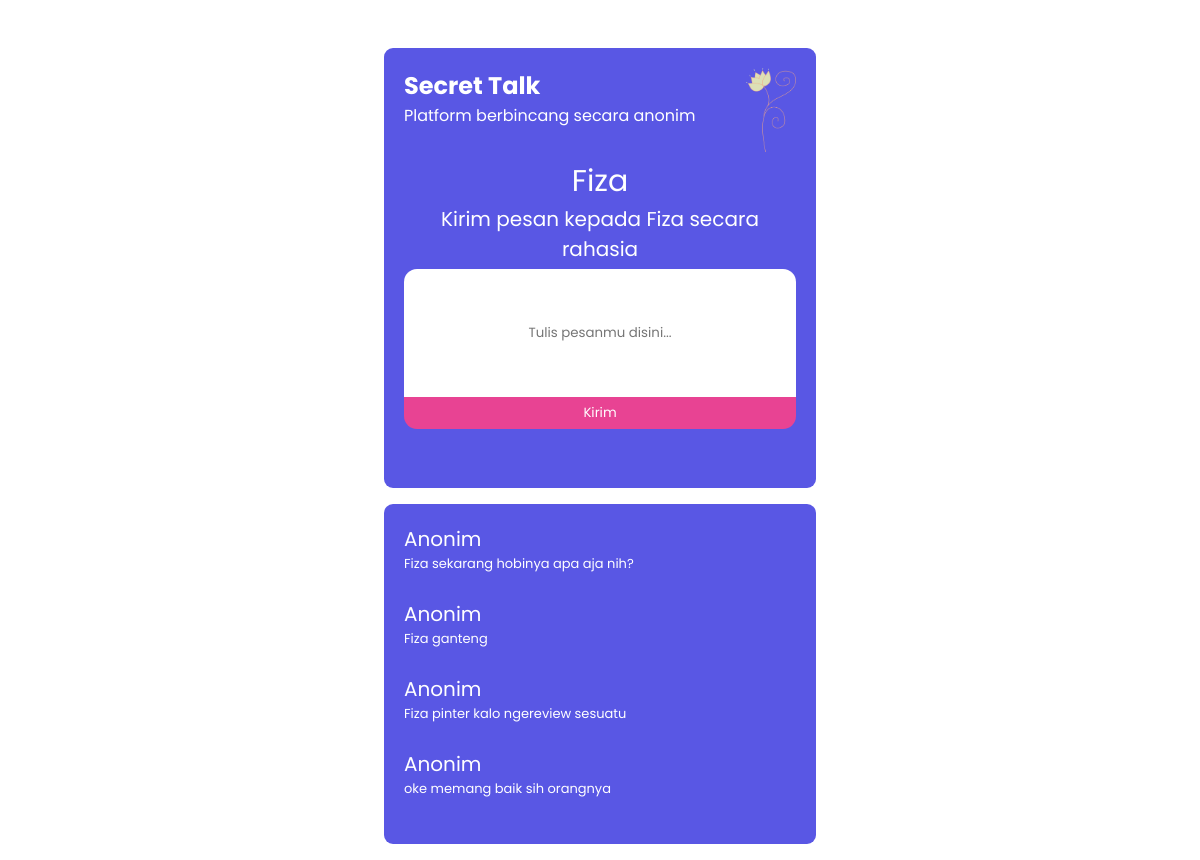
/profil.php?id=Fiza, run on the app's committed database.
### tables this page shows
CREATE TABLE `data` (
  `id` int(100) NOT NULL,
  `nama` varchar(100) NOT NULL,
  `pesan` varchar(1000) NOT NULL
);

CREATE TABLE `comment_table` (
  `id` int(100) NOT NULL,
  `nama` varchar(100) NOT NULL,
  `komentar` varchar(1000) NOT NULL
);

### profil.php (the view, shortened to what this page needs)
<?php
require "koneksi.php";
$id = $_GET['id'];
if (isset($_GET['id'])) {
$query = "SELECT * FROM data WHERE nama = '$id'";
$result = mysqli_query($koneksi, $query);
while ($row = mysqli_fetch_assoc($result)) {
	$nama = $row['nama'];
}
}
?>
<!DOCTYPE html>
<html lang="en">
<head>
    <link rel="stylesheet" href="styles2.css">
</head>
<body>
    <div class="container">
        <div class="atas">
        <div class="header">
        <h2>Secret Talk</h2>
            <span>Platform berbincang secara anonim</span>
            </div>
            <div class="gambar">
            <img src="flower.png" alt="">
        </div>
        </div>
        <center><span class="nama"><?php echo "$nama"; ?></span></center>
       	<center><span class="teks">Kirim pesan kepada <?php echo "$nama"; ?> secara rahasia</span></center>
       	<form action="pesan.php" method="POST">
       		<input type="text" name="pesan" placeholder="Tulis pesanmu disini...">
       		<button type="submit">Kirim</button>
       	</form>
        </div>
    <div class="container-dua">
        <?php
        $query = mysqli_query($koneksi, "SELECT * FROM comment_table WHERE nama = '$id' ORDER BY id DESC");
        while ($hasil = mysqli_fetch_assoc($query)) {
    	echo "<div class='anonim'>Anonim</div>";
    	echo "<div class='pesan'>".$hasil['komentar']."</div>";
    	echo "<br>";
        }
        ?>
    </div>
</body>
</html>

### styles2.css (style rules this page uses)
* { margin: 0; padding: 0; box-sizing: border-box; }
body { font-family: "Poppins", sans-serif; }
.container { margin: auto; margin-top: 3rem; background-color: #5957e4; width: 27rem; color: white; padding: 20px; border-radius: 9px; }
.atas { display: flex; justify-content: space-between; }
.atas .gambar img { width: 50px; }
.container .nama { font-size: 30px; }
.container .teks { font-size: 20px ; }
.container form input { font-family: "Poppins", sans-serif; margin-top: 5px; width: 100%; height: 8rem; text-align: center; outline-color: cyan; border: none; border-top-left-radius: 13px; border-top-right-radius: 13px; }
.container button { font-family: "Poppins", sans-serif; width: 100%; border: none; background-color: #e84393; color: white; height: 2rem; border-bottom-left-radius: 13px; border-bottom-right-radius: 13px; cursor: pointer; }
.container-dua { margin: auto; margin-top: 1rem; margin-bottom: 1rem; background-color: #5957e4; width: 27rem; color: white; padding: 20px; border-radius: 9px; }
.container-dua .anonim { font-size: 20px; }
.container-dua .pesan { font-size: 13px; }

### data on the page
data: nama "Fiza"
comment_table: komentar "Fiza sekarang hobinya apa aja nih?"
comment_table: komentar "Fiza ganteng"
comment_table: komentar "Fiza pinter kalo ngereview sesuatu"
comment_table: komentar "oke memang baik sih orangnya"
